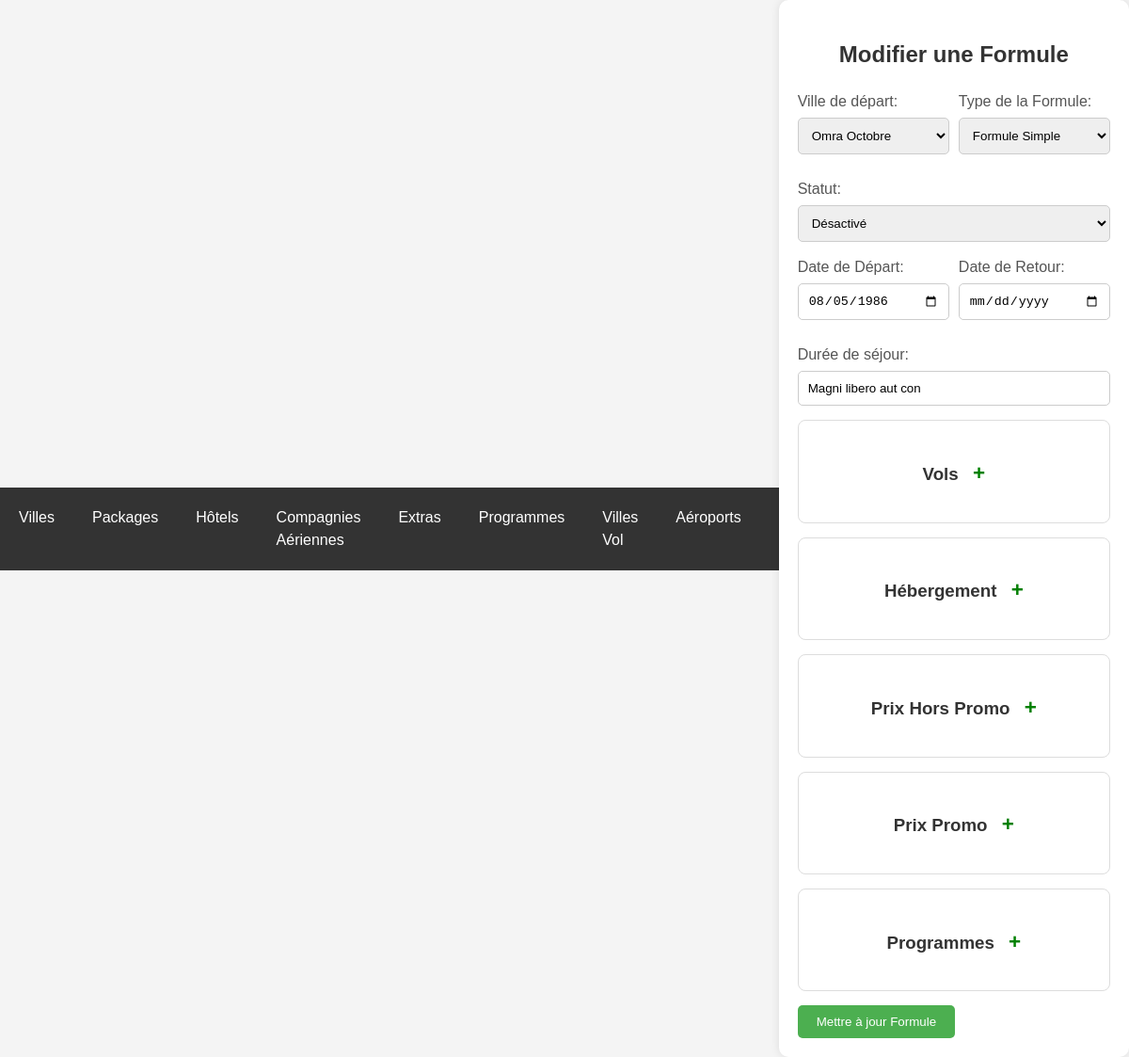
Before: /edit_formule.php?id=373 with the older database file.
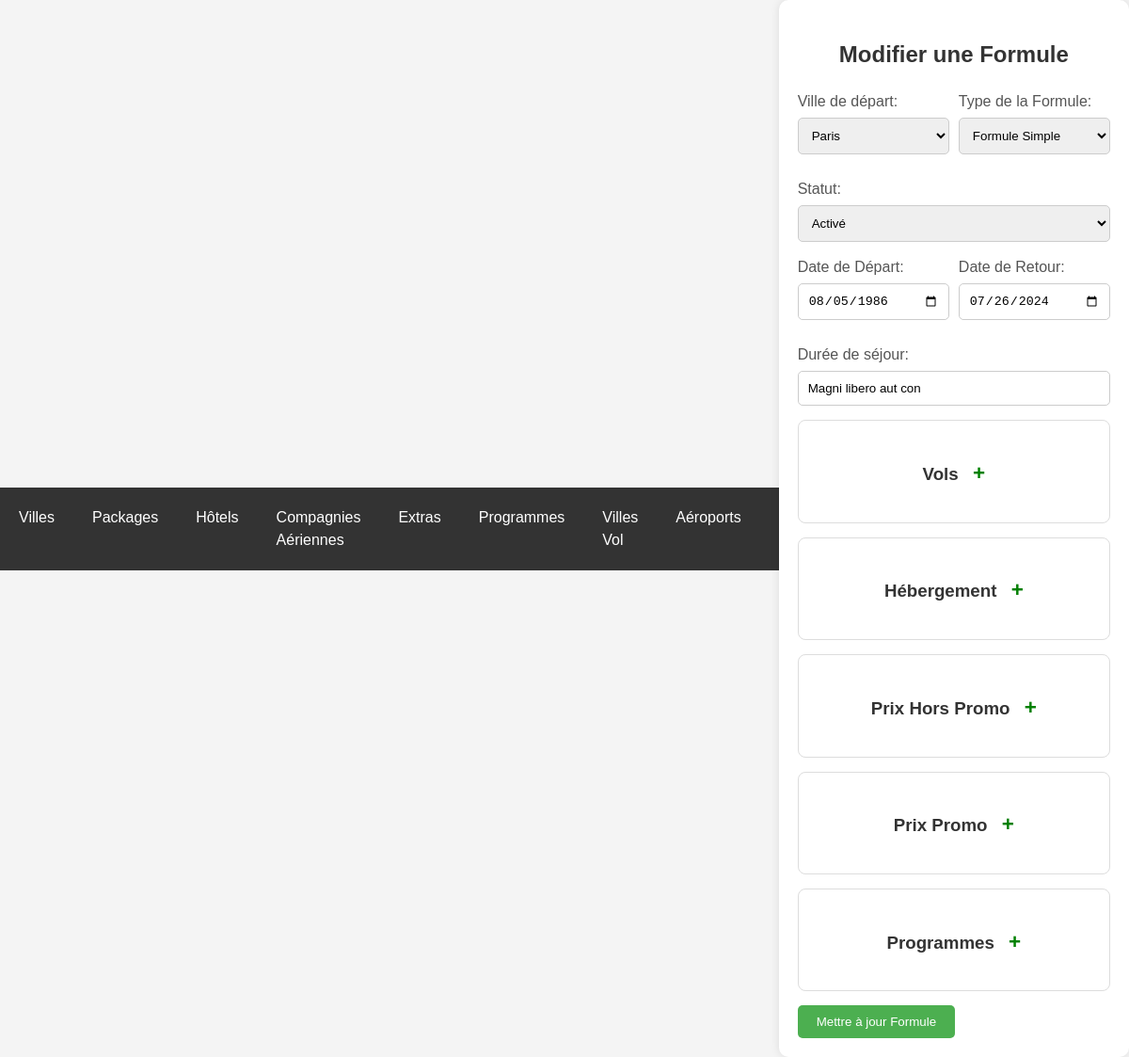
After: the same page with the newer database file.
### tables this page shows
CREATE TABLE `formules` (
  `id` int(11) NOT NULL,
  `package_id` int(11) NOT NULL,
  `date_depart` date DEFAULT NULL,
  `date_retour` date DEFAULT NULL,
  `statut` enum('activé','désactivé') NOT NULL,
  `duree_sejour` varchar(255) NOT NULL,
  `prix_chambre_quadruple` decimal(10,2) NOT NULL,
  `prix_chambre_triple` decimal(10,2) NOT NULL,
  `prix_chambre_double` decimal(10,2) NOT NULL,
  `prix_chambre_single` decimal(10,2) NOT NULL,
  `child_discount` decimal(10,2) NOT NULL,
  `prix_bebe` decimal(10,2) NOT NULL,
  `prix_chambre_quadruple_promo` decimal(10,2) NOT NULL,
  `prix_chambre_triple_promo` decimal(10,2) NOT NULL,
  `prix_chambre_double_promo` decimal(10,2) NOT NULL,
  `prix_chambre_single_promo` decimal(10,2) NOT NULL,
  `type_id` int(11) DEFAULT NULL,
  `created_at` timestamp NOT NULL DEFAULT current_timestamp() ON UPDATE current_timestamp(),
  `programs_id` longtext DEFAULT NULL CHECK (json_valid(`programs_id`))
);

### edit_formule.php (the view, shortened to what the changed rows need)
<!DOCTYPE html>
<html lang="fr">
<head>
    <link rel="stylesheet" href="styles.css">
</head>
<body>
    <?php include 'header.php'; ?>
    <div class="container">
        <h2>Modifier une Formule</h2>
        <form action="update_formule_submit.php" method="POST">
            <?php
            include 'db.php';
            if (isset($_GET['id'])) {
                $formuleId = $_GET['id'];
                $sql = "SELECT * FROM formules WHERE id = $formuleId";
                $result = mysqli_query($conn, $sql);
                if (mysqli_num_rows($result) > 0) {
                    $row = mysqli_fetch_assoc($result);
                    $existingPackageId = $row['package_id'];
                    $existingStatut = $row['statut'];
                    $existingDureeSejour = $row['duree_sejour'];
                    $existingDateDepart = $row['date_depart'];
                    $existingDateRetour = $row['date_retour'];
                } else {
                    echo "Formule not found.";
                    exit;
                }
            } else {
                echo "Formule ID not provided.";
                exit;
            }
            ?>
            <div class="half-width-inputs">
                <div class="input-group">
                    <label for="package">Ville de départ:</label>
                    <select id="package" name="package" class="half-width-input" required>
                        <?php
                        $sql = "SELECT id, nom FROM omra_packages";
                        $result = mysqli_query($conn, $sql);
                        while ($row = mysqli_fetch_assoc($result)) {
                            $selected = ($row["id"] == $existingPackageId) ? 'selected' : '';
                            echo "<option value='" . $row["id"] . "' $selected>" . $row["nom"] . "</option>";
                        }
                        ?>
                    </select>
                </div>
                <div class="input-group">
                    <label for="statut">Statut:</label>
                    <select id="statut" name="statut" class="half-width-input" required>
                        <option value="activé" <?php if ($existingStatut == 'activé')
                                                    echo 'selected'; ?>>Activé</option>
                        <option value="désactivé" <?php if ($existingStatut == 'désactivé')
                                                        echo 'selected'; ?>>Désactivé
                        </option>
                    </select>
                </div>
            </div>
            <div class="half-width-inputs">
                <div class="input-group">
                    <label for="date_depart">Date de Départ:</label>
                    <input type="date" id="date_depart" name="date_depart" class="half-width-input" value="<?php echo $existingDateDepart; ?>" required>
                </div>
                <div class="input-group">
                    <label for="date_retour">Date de Retour:</label>
                    <input type="date" id="date_retour" name="date_retour" class="half-width-input" value="<?php echo $existingDateRetour; ?>" required>
                </div>
                <div class="input-group">
                    <label for="duree_sejour">Durée de séjour:</label>
                    <input type="text" id="duree_sejour" name="duree_sejour" class="half-width-input" value="<?php echo $existingDureeSejour; ?>" required>
                </div>
            </div>
        </form>
    </div>
</body>
</html>

Changed rows visible on the page:
changed formules "Magni libero aut con": statut "Désactivé" → "Activé"; date_retour (not shown) → "07/26/2024"
Other visible differences:
form field package: "Omra Octobre" → "Paris"
